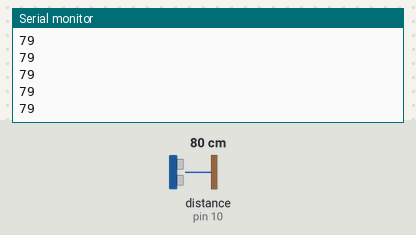
Bench run of a sketch on a simulated Arduino Uno, built with avr-gcc and run on an emulated ATmega328P. On the bench: the last lines printed to the serial monitor. Wiring (inferred from the names in the program): ultrasonic range finder: trigger pin 9; echo pin 10. Inputs (shaded band) come from the test bench; at power-on: distance to the obstacle (sensor on pin 10) 80 cm. The echo pulse lasts 58.3 µs per cm.

Above: at 1.2 s.
1.3 s: distance to the obstacle (sensor on pin 10) set to 2 cm
At 2.4 s:
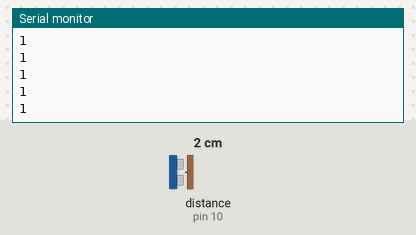
2.8 s: distance to the obstacle (sensor on pin 10) set to 4 cm
At 3.4 s:
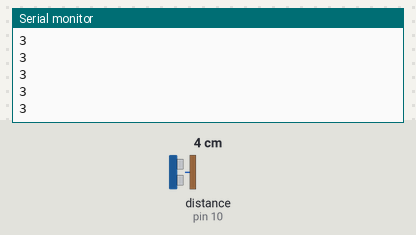
Timing chart, 0 to 5.8 s (numbered marks = the images above; inputs shaded):
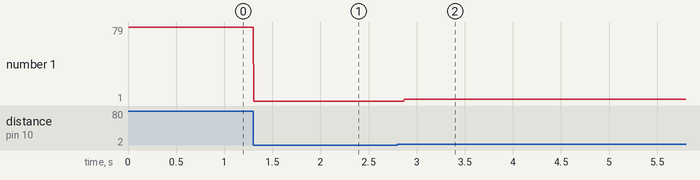

Measured:
- after the input at 1.3 s, the serial monitor: prints a new line at once (image 1)
- after the input at 2.8 s, the serial monitor: prints a new line after 0.07 s (image 2)
- plotted number 1: 79 → 1 after the input at 1.3 s, 1 → 3 after the input at 2.8 s

The sketch:

Ultrasonic_sensor.ino
```cpp
#define trigPin 9
#define echoPin 10

long duration, distance;

void setup() {
  // put your setup code here, to run once:
  pinMode (trigPin, OUTPUT);
  pinMode (echoPin, INPUT);
  Serial.begin(9600);
}

void loop() {
  // put your main code here, to run repeatedly:
  digitalWrite (trigPin, HIGH);
  delayMicroseconds (2);
  digitalWrite (trigPin, LOW);
  digitalWrite (trigPin, HIGH);
  delayMicroseconds (10);
  digitalWrite (trigPin, LOW);
  duration = pulseIn(echoPin, HIGH);
  duration = duration / 2;
  distance = duration / 29.1;
  Serial.println (distance);
}
```
